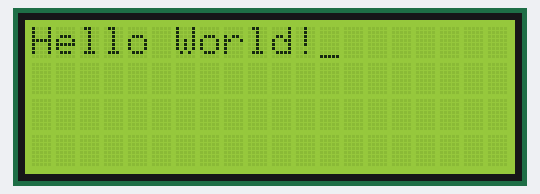
A sketch run on a simulated Arduino Uno, built with avr-gcc and run on an emulated ATmega328P. On the bench: 20×4 character LCD.

Above: at 0.1 s.

The sketch:

lcddisplay_test.ino
```cpp
#include <LiquidCrystal_I2C.h>

LiquidCrystal_I2C lcd = LiquidCrystal_I2C(0x27, 20, 4);

void setup() {
    lcd.init();
    lcd.backlight();
    lcd.print("Hello World!");
}

void loop() {
    lcd.cursor();
    delay(500);
    lcd.noCursor();
    delay(500);
}
```
